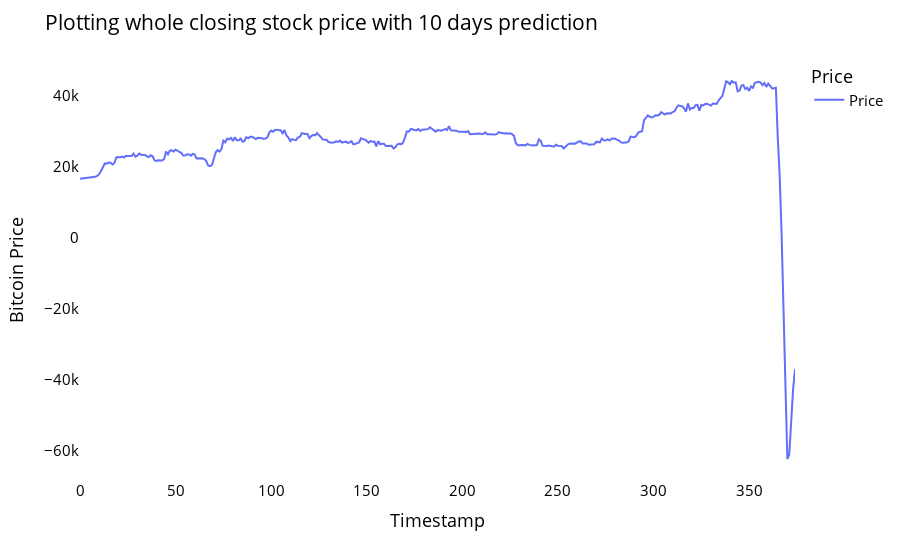

Notebook code cell kept with this figure:
### Code cell
#Plotting whole data with the 10 days prediction
bitcoin_prices_plot= bitcoin_prices.tolist()
bitcoin_prices_plot.extend((np.array(lst_output).reshape(-1,1)).tolist())
bitcoin_prices_plot=scaler.inverse_transform(bitcoin_prices_plot).reshape(1,-1).tolist()[0]

names= cycle(['Price'])

fig=px.line(bitcoin_prices_plot, labels={'value': 'Bitcoin Price', 'index':'Timestamp'})
fig.update_layout(title_text= 'Plotting whole closing stock price with 10 days prediction',
                  plot_bgcolor='white', font_size=15, font_color='black', legend_title_text='Price')

fig.for_each_trace(lambda t: t.update(name = next(names)))
fig.update_xaxes(showgrid=False)
fig.update_yaxes(showgrid=False)
fig.show()

### Figure 1 — Plotly figure (JSON) as saved in the notebook; plotly's stock layout.template omitted (floating-point values rounded to 4 significant figures; data arrays with more than 128 entries replaced by an {"elided": "..."} marker saying what was removed)
{"data": [{"hovertemplate": "variable=0<br>Timestamp=%{x}<br>Bitcoin Price=%{y}<extra></extra>", "legendgroup": "0", "line": {"color": "#636efa", "dash": "solid"}, "marker": {"symbol": "circle"}, "mode": "lines", "name": "Price", "orientation": "v", "showlegend": true, "type": "scatter", "x": {"elided": "375 int values"}, "xaxis": "x", "y": {"elided": "375 float values"}, "yaxis": "y"}], "layout": {"font": {"color": "black", "size": 15}, "legend": {"title": {"text": "Price"}, "tracegroupgap": 0}, "margin": {"t": 60}, "plot_bgcolor": "white", "title": {"text": "Plotting whole closing stock price with 10 days prediction"}, "xaxis": {"anchor": "y", "domain": [0, 1], "showgrid": false, "title": {"text": "Timestamp"}}, "yaxis": {"anchor": "x", "domain": [0, 1], "showgrid": false, "title": {"text": "Bitcoin Price"}}}}
